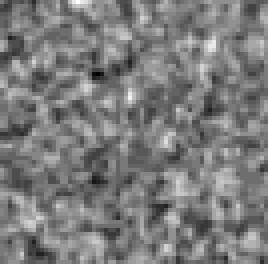
#> input picture patches_texture/patch_texture_g_0.png, 67 x 66 px (shown 4 times larger); its folder holds 4 pictures in this run
$ python parity_images_combine.py
#> lines starting #> are read from the running program, lines starting #| are printed output that depends on the picture
# %%
import os
import cv2
import numpy as np
import tools.parameters as pr

# ⬆️➡️⬇️⬅️ 方向编号函数
def judge_direction(x, y):
    dx = x - 0.5
    dy = y - 0.5
    if abs(dy) > abs(dx):
        return 0 if y < 0.5 else 2  # 上 or 下
    else:
        return 3 if x < 0.5 else 1  # 左 or 右

# 目录设置
image_dir = "./dataset_unmod/data_unenh_pruned"
label_dir = "dataset_parity/labels_mix_parity"


out_dir = "dataset_parity/images_mix_parity_enh"
tmpdir = "dataset_parity/tmp"

in_dir = image_dir
output_dir = out_dir
os.makedirs(output_dir, exist_ok=True)

# patch size setting
w_b = pr.w_b
h_b = pr.h_b
w_g = pr.w_g
h_g = pr.h_g

# 加载所有方向的 patch（bright & gray）从新目录
patch_map = {}
patch_root = "patches_texture"
for light in ['g']:  # bright, gray
    for dir_id in range(4):  # 0:上, 1:右, 2:下, 3:左
        patch_path = os.path.join(patch_root, f"patch_texture_{light}_{dir_id}.png")
        patch = cv2.imread(patch_path)
#> patch is the input picture: shape (66, 67, 3); min 12, max 35, mean 23.2
        if patch is None:
            raise FileNotFoundError(f"找不到 patch 文件: {patch_path}")
        if dir_id == 0 or dir_id == 2:  # 上下方向
            patch = cv2.resize(patch, (w_g, h_g))
        else:  # 左右方向
            patch = cv2.resize(patch, (h_g, w_g))
        patch_map[(light, dir_id)] = patch

replacement_right = pr.replacement_right
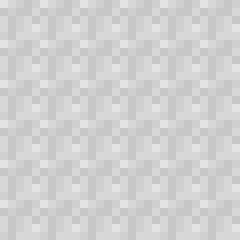
#> replacement_right: shape (30, 30, 3) (shown 8 times larger); min 198, max 227, mean 209
replacement_left = pr.replacement_left

for dir_id in range(2):  # 0:上, 1:右, 2:下, 3:左
    light = 'b'
    if dir_id == 0:  # 上下方向
        patch = cv2.resize(replacement_left, (w_b, h_b))
    else:  # 左右方向
        patch = cv2.resize(replacement_right, (h_b, w_b))
    patch_map[(light, dir_id)] = patch
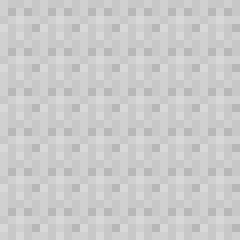
#> replacement_left: shape (30, 30, 3) (shown 8 times larger); min 183, max 216, mean 203
#> after the loop, patch_map = 6 items


# 支持图像扩展名
image_exts = (".png", ".jpg", ".jpeg")

# 处理标签
#> (the run stopped early here; a loop or call above may not have finished)
